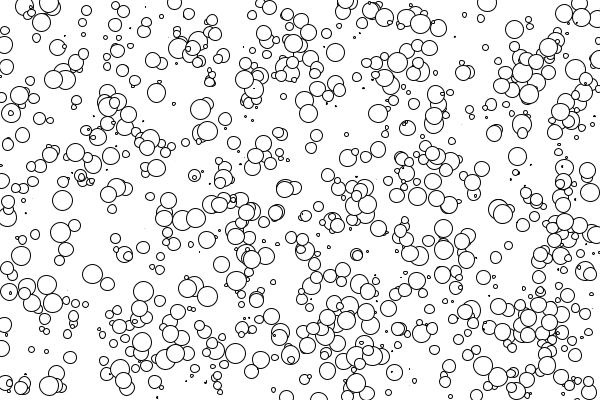
Frame 1 (no input)
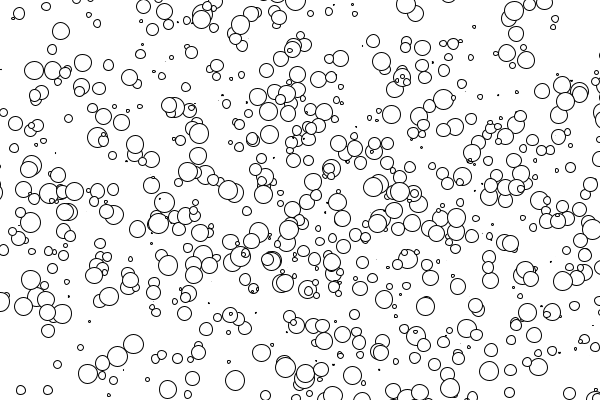
Frame 60 (the mouse pressed at the canvas centre just before this capture)
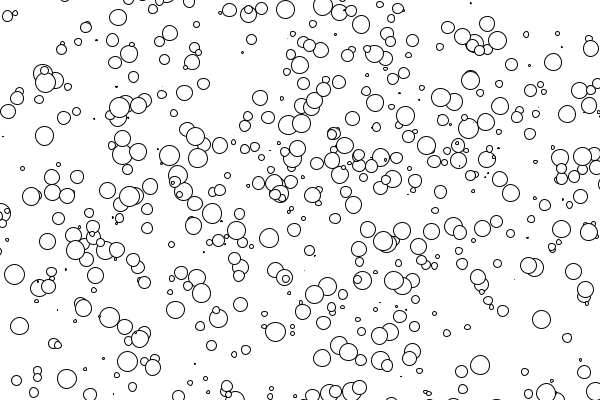
Frame 120 (the mouse held since frame 60 and released just before this capture)

The Processing sketch that drew these frames (run headless with seeded random() and noise(); from frame 60 on, the mouse is pressed at the canvas centre):

// Processing sketch: processing_76879
// ── processing_76879.pde

int maxNumbers =47;// Programmierer beginnen bei 0, nicht erst bei 1
/*oder:float [] numbers = new float [100];*/
boids [] numbers;
int l = 1000;


void setup() {
  size(600, 400);
  numbers=new boids[l];
  //numbers [0]=random(maxNumbers);
  for (int i = 0; i < l; i = i+1) {
    float tempRadius=random(10);
    PVector tempPosition=new PVector(random(600), random(400));
    PVector tempSpeed=new PVector(random(-2, 2), random(-2, 2));
    numbers [i]=new boids (tempRadius, tempPosition, tempSpeed);
    numbers[i].showBoid();
    //ellipse(random(600), random (400), 5, 5);
    //println("Die Zahl " + i + " ist= " + numbers [i]);
  }
}
void draw () {
  background(255);
  for (int i = 0; i < l; i = i+1) {
    numbers[i].moveBoid();
    numbers[i].showBoid();
  }
}


class boids {
  float radius;
  PVector position;
  PVector speed;
  boids(float _radius, PVector _position, PVector _speed) {
    radius = _radius;
    position = _position;
    speed = _speed;
  }
  void showBoid() {
    ellipse(position.x, position.y, radius*2, radius*2);
  }
  void moveBoid() {
    position.add(speed);
    //ellipse(position.x, position.y, radius*2, radius*2);
  }
}
/*numbers [0]=random(maxNumbers); 
 numbers [1]=random(maxNumbers);
 numbers [2]=random(maxNumbers);
 numbers [3]=random(maxNumbers);
 numbers [4]=random(maxNumbers);
 numbers [5]= numbers [0]+ numbers [1]+ numbers [2]+ numbers [3]+ numbers [4];*/
//println(numbers[5]); //zeigt ergebnis unten in der anzeigenzeile
